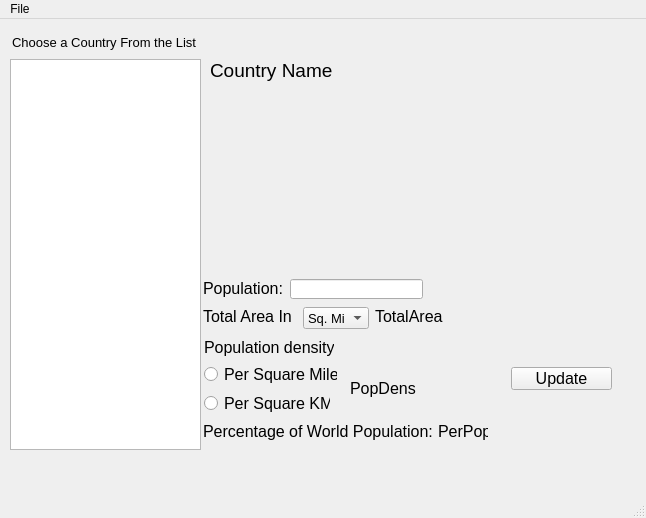
<?xml version="1.0" encoding="UTF-8"?>
<ui version="4.0">
 <class>MainWindow</class>
 <widget class="QMainWindow" name="MainWindow">
  <property name="geometry">
   <rect>
    <x>0</x>
    <y>0</y>
    <width>646</width>
    <height>518</height>
   </rect>
  </property>
  <property name="windowTitle">
   <string>Edward's Country Application</string>
  </property>
  <widget class="QWidget" name="centralwidget">
   <widget class="QLabel" name="CountryLabel">
    <property name="geometry">
     <rect>
      <x>12</x>
      <y>12</y>
      <width>191</width>
      <height>23</height>
     </rect>
    </property>
    <property name="font">
     <font>
      <pointsize>10</pointsize>
     </font>
    </property>
    <property name="text">
     <string>Choose a Country From the List</string>
    </property>
   </widget>
   <widget class="QLabel" name="CountryNameLabel">
    <property name="geometry">
     <rect>
      <x>210</x>
      <y>40</y>
      <width>371</width>
      <height>23</height>
     </rect>
    </property>
    <property name="font">
     <font>
      <pointsize>14</pointsize>
     </font>
    </property>
    <property name="text">
     <string>Country Name</string>
    </property>
   </widget>
   <widget class="QLabel" name="CountryFlagLabel">
    <property name="geometry">
     <rect>
      <x>210</x>
      <y>70</y>
      <width>240</width>
      <height>170</height>
     </rect>
    </property>
    <property name="text">
     <string/>
    </property>
   </widget>
   <widget class="QLabel" name="label">
    <property name="geometry">
     <rect>
      <x>203</x>
      <y>260</y>
      <width>81</width>
      <height>19</height>
     </rect>
    </property>
    <property name="font">
     <font>
      <pointsize>12</pointsize>
     </font>
    </property>
    <property name="text">
     <string>Population:</string>
    </property>
   </widget>
   <widget class="QLabel" name="label_2">
    <property name="geometry">
     <rect>
      <x>203</x>
      <y>288</y>
      <width>94</width>
      <height>19</height>
     </rect>
    </property>
    <property name="font">
     <font>
      <pointsize>12</pointsize>
     </font>
    </property>
    <property name="text">
     <string>Total Area In</string>
    </property>
   </widget>
   <widget class="QLabel" name="label_4">
    <property name="geometry">
     <rect>
      <x>203</x>
      <y>403</y>
      <width>229</width>
      <height>19</height>
     </rect>
    </property>
    <property name="font">
     <font>
      <pointsize>12</pointsize>
     </font>
    </property>
    <property name="text">
     <string>Percentage of World Population:</string>
    </property>
   </widget>
   <widget class="QComboBox" name="KMilecomboBox">
    <property name="geometry">
     <rect>
      <x>303</x>
      <y>288</y>
      <width>66</width>
      <height>22</height>
     </rect>
    </property>
    <property name="font">
     <font>
      <pointsize>10</pointsize>
     </font>
    </property>
    <item>
     <property name="text">
      <string>Sq. Mi</string>
     </property>
    </item>
    <item>
     <property name="text">
      <string>Sq. KM</string>
     </property>
    </item>
   </widget>
   <widget class="QLabel" name="labelTotalArea">
    <property name="geometry">
     <rect>
      <x>375</x>
      <y>288</y>
      <width>131</width>
      <height>19</height>
     </rect>
    </property>
    <property name="font">
     <font>
      <pointsize>12</pointsize>
     </font>
    </property>
    <property name="text">
     <string>TotalArea</string>
    </property>
   </widget>
   <widget class="QLabel" name="labelPopDens">
    <property name="geometry">
     <rect>
      <x>350</x>
      <y>360</y>
      <width>121</width>
      <height>19</height>
     </rect>
    </property>
    <property name="font">
     <font>
      <pointsize>12</pointsize>
     </font>
    </property>
    <property name="text">
     <string>PopDens</string>
    </property>
   </widget>
   <widget class="QLabel" name="labelPerPop">
    <property name="geometry">
     <rect>
      <x>438</x>
      <y>403</y>
      <width>50</width>
      <height>19</height>
     </rect>
    </property>
    <property name="font">
     <font>
      <pointsize>12</pointsize>
     </font>
    </property>
    <property name="text">
     <string>PerPop</string>
    </property>
   </widget>
   <widget class="QPushButton" name="pushButtonUPDATE">
    <property name="geometry">
     <rect>
      <x>511</x>
      <y>348</y>
      <width>101</width>
      <height>23</height>
     </rect>
    </property>
    <property name="font">
     <font>
      <pointsize>12</pointsize>
     </font>
    </property>
    <property name="text">
     <string>Update</string>
    </property>
   </widget>
   <widget class="QLabel" name="label_3">
    <property name="geometry">
     <rect>
      <x>204</x>
      <y>319</y>
      <width>130</width>
      <height>19</height>
     </rect>
    </property>
    <property name="font">
     <font>
      <pointsize>12</pointsize>
     </font>
    </property>
    <property name="text">
     <string>Population density</string>
    </property>
   </widget>
   <widget class="QListWidget" name="listWidgetCountry">
    <property name="geometry">
     <rect>
      <x>10</x>
      <y>40</y>
      <width>191</width>
      <height>391</height>
     </rect>
    </property>
   </widget>
   <widget class="QRadioButton" name="radioButtonMile">
    <property name="geometry">
     <rect>
      <x>204</x>
      <y>344</y>
      <width>133</width>
      <height>23</height>
     </rect>
    </property>
    <property name="font">
     <font>
      <pointsize>12</pointsize>
     </font>
    </property>
    <property name="text">
     <string>Per Square Mile</string>
    </property>
    <property name="checked">
     <bool>false</bool>
    </property>
    <property name="autoExclusive">
     <bool>false</bool>
    </property>
   </widget>
   <widget class="QRadioButton" name="radioButtonKM">
    <property name="geometry">
     <rect>
      <x>204</x>
      <y>373</y>
      <width>126</width>
      <height>23</height>
     </rect>
    </property>
    <property name="font">
     <font>
      <pointsize>12</pointsize>
     </font>
    </property>
    <property name="text">
     <string>Per Square KM</string>
    </property>
   </widget>
   <widget class="QLineEdit" name="lineEditPop">
    <property name="geometry">
     <rect>
      <x>290</x>
      <y>260</y>
      <width>133</width>
      <height>20</height>
     </rect>
    </property>
   </widget>
   <zorder>CountryLabel</zorder>
   <zorder>CountryNameLabel</zorder>
   <zorder>CountryFlagLabel</zorder>
   <zorder>label</zorder>
   <zorder>label_2</zorder>
   <zorder>label_4</zorder>
   <zorder>KMilecomboBox</zorder>
   <zorder>labelTotalArea</zorder>
   <zorder>labelPopDens</zorder>
   <zorder>labelPerPop</zorder>
   <zorder>label_3</zorder>
   <zorder>pushButtonUPDATE</zorder>
   <zorder>listWidgetCountry</zorder>
   <zorder>radioButtonMile</zorder>
   <zorder>radioButtonKM</zorder>
   <zorder>lineEditPop</zorder>
  </widget>
  <widget class="QStatusBar" name="statusbar"/>
  <widget class="QMenuBar" name="menubar">
   <property name="geometry">
    <rect>
     <x>0</x>
     <y>0</y>
     <width>646</width>
     <height>21</height>
    </rect>
   </property>
   <widget class="QMenu" name="menuFile">
    <property name="title">
     <string>File</string>
    </property>
    <addaction name="actionExit"/>
   </widget>
   <addaction name="menuFile"/>
  </widget>
  <action name="actionLoad_Countries">
   <property name="text">
    <string>Load Countries</string>
   </property>
  </action>
  <action name="actionSave_to_Files">
   <property name="text">
    <string>Save to Files</string>
   </property>
  </action>
  <action name="actionExit">
   <property name="text">
    <string>Exit</string>
   </property>
  </action>
 </widget>
 <resources/>
 <connections/>
</ui>
